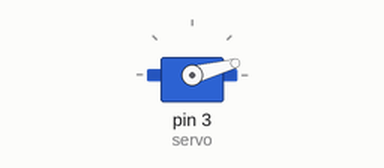
Recording of a sketch running on a simulated Arduino Uno, built with avr-gcc and run on an emulated ATmega328P. Parts: servo.

Above: at 0.05 s.
At 3.0 s:
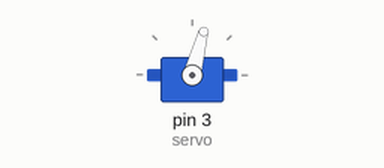
At 6.0 s:
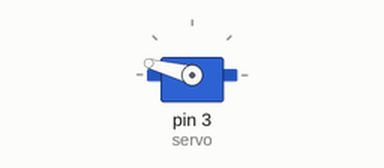
At 12.5 s:
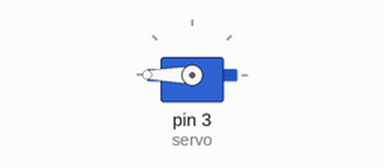
Timing chart, 0 to 16.3 s (numbered marks = the images above):
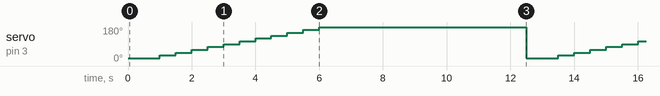

The sketch:

TIANKONGRC_MG996R_SERVO.ino
```cpp
//Orange PWM
//Red +5 V
//brown ground

#include <Servo.h>
Servo servo;
void setup() {
  // put your setup code here, to run once:
pinMode(3,OUTPUT);
servo.attach(3);

}
void loop() {
  // put your main code here, to run repeatedly:
servo.write(15);
delay(500);
servo.write(15);
delay(500);
servo.write(30);
delay(500);
servo.write(45);
delay(500);
servo.write(60);
delay(500);
servo.write(75);
delay(500);
servo.write(90);
delay(500);
servo.write(105);
delay(500);
servo.write(120);
delay(500);
servo.write(135);
delay(500);
servo.write(150);
delay(500);
servo.write(165);
delay(500);
servo.write(180);
delay(500);
servo.write(195);
delay(500);
servo.write(210);
delay(500);
servo.write(225);
delay(500);
servo.write(240);
delay(500);
servo.write(255);
delay(500);
servo.write(270);
delay(500);
servo.write(285);
delay(500);
servo.write(300);
delay(500);
servo.write(315);
delay(500);
servo.write(330);
delay(500);
servo.write(345);
delay(500);
servo.write(360);
delay(500);
}
```

Measured:
- by itself, servo on pin 3 (servo): repeats every 12.5 s: 45° 0.50 s, 60° 0.50 s, 75° 0.50 s, 90° 0.50 s, 105° 0.50 s, 120° 0.50 s, 135° 0.50 s, 150° 0.50 s, 165° 0.50 s, 180° 6.5 s, 15° 1.0 s, 30° 0.50 s
